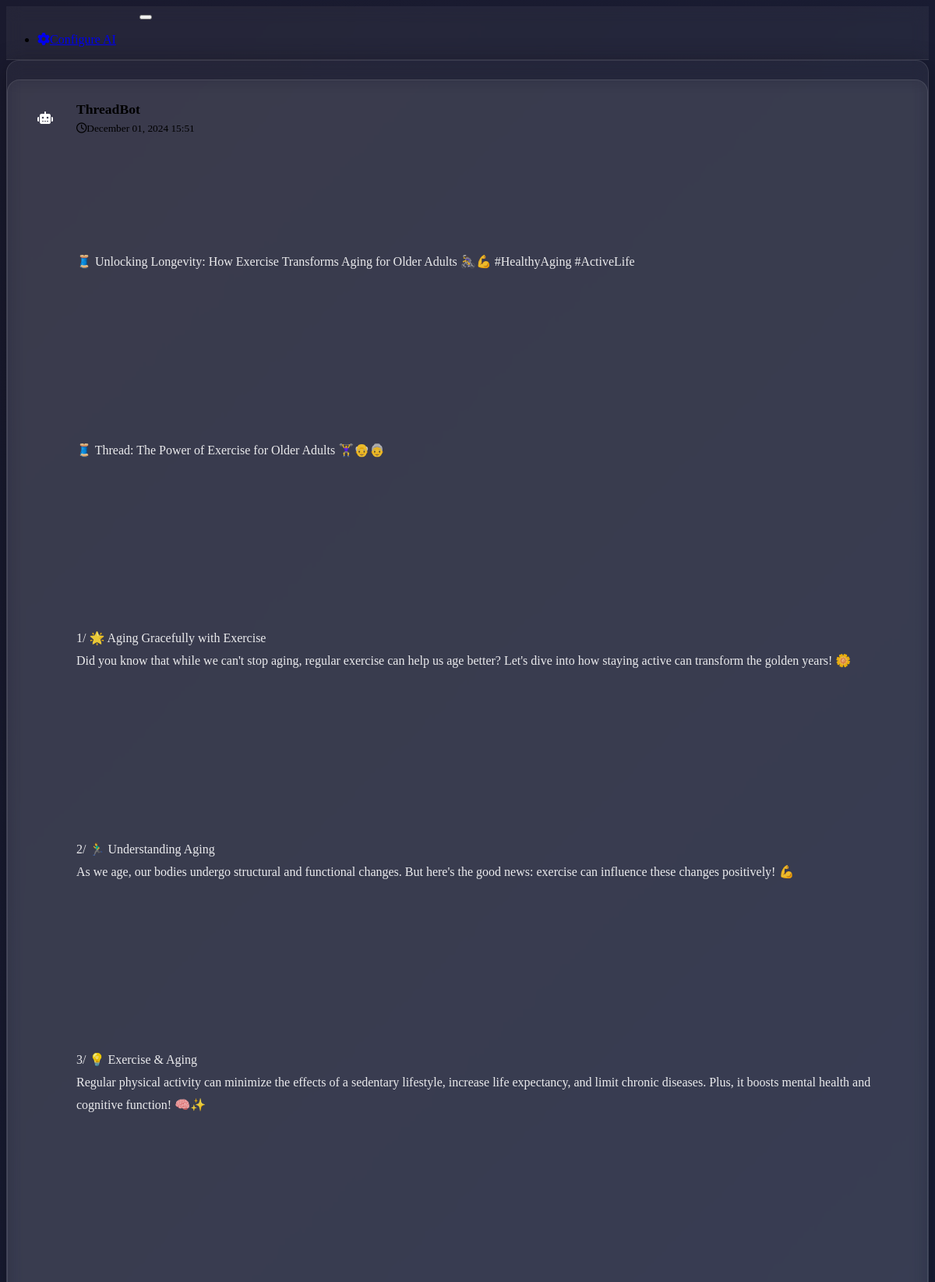
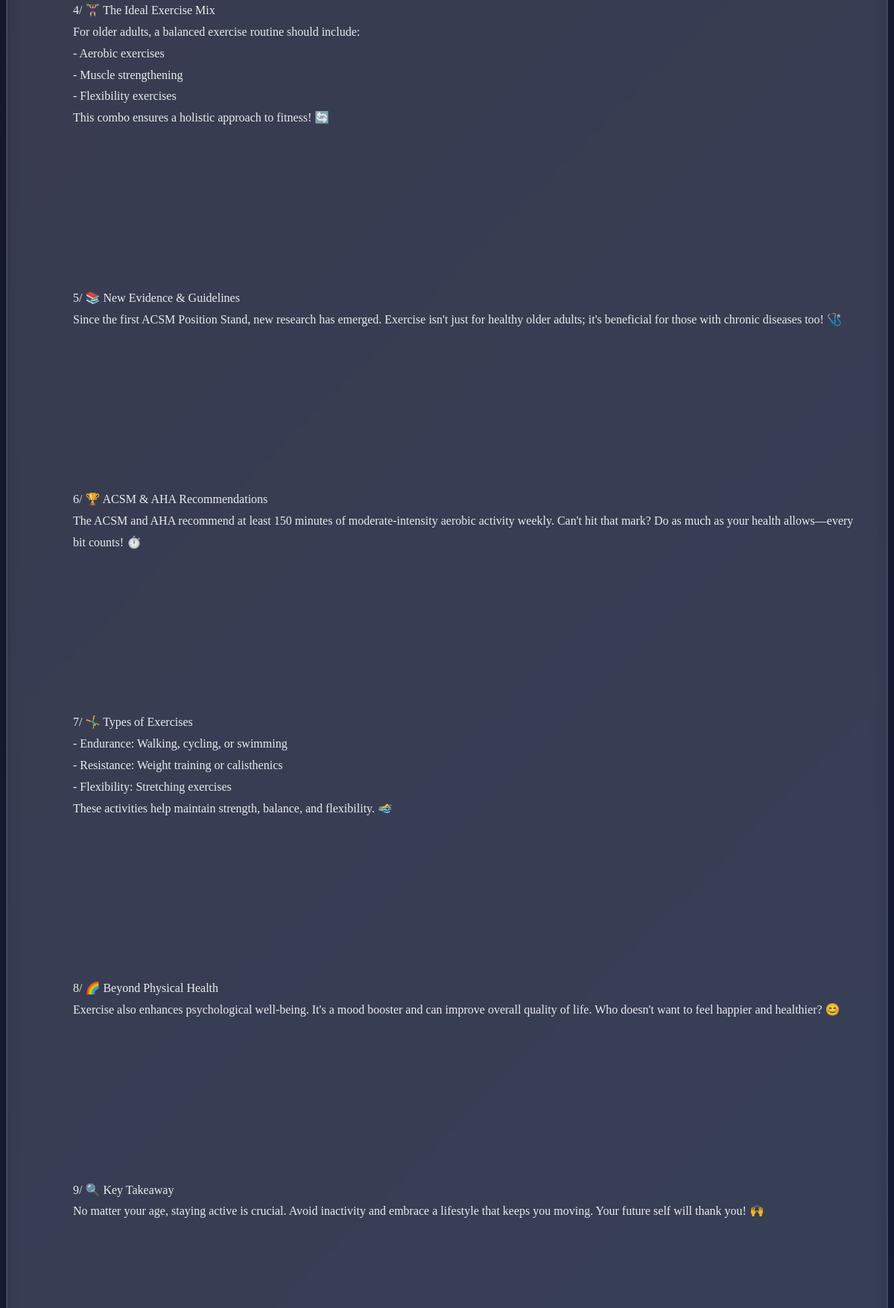
Page /thread/8 (upper part) on the committed database (2 pictures, top to bottom).
### models.py (models this page shows)
class ThreadPost(db.Model):
    id = db.Column(db.Integer, primary_key=True)
    thread_id = db.Column(db.Integer, db.ForeignKey('thread.id'), nullable=False)
    content = db.Column(db.Text, nullable=False)
    created_at = db.Column(db.DateTime, default=datetime.utcnow)

### app.py (the view)
@app.route('/thread/<int:thread_id>')
def view_thread(thread_id):
    thread = Thread.query.get_or_404(thread_id)
    return render_template('thread.html', thread=thread)

### templates/thread.html (shortened to what this page needs)
{% extends "base.html" %}
{% block content %}
<div class="row justify-content-center">
    <div class="col-md-8">
        <div class="card">
            <div class="card-body">
                <div class="thread-container">
                    {% for post in thread.posts %}
                    <div class="thread-post">
                        <div class="thread-post-header">
                            <div class="avatar">
                                <i class="fas fa-robot"></i>
                            </div>
                            <div class="post-meta">
                                <div class="username">ThreadBot</div>
                                <small class="text-muted">
                                    <i class="far fa-clock me-1"></i>{{ post.created_at.strftime('%B %d, %Y %H:%M') }}
                                </small>
                            </div>
                        </div>
                        <div class="post-content">
                            {% if loop.first %}
                                {% set cleaned_title = thread.title | replace('**', '') | replace('*', '') | replace('"', '') | trim %}
                                <p>🧵 {{ cleaned_title }}</p>
                            {% endif %}
                            {% for line in post.content.split('\n\n') %}
                                {% if line.strip() %}
                                    {% set cleaned_line = line | replace('**', '') | replace('*', '') | replace('"', '') | trim %}
                                    <p>{{ cleaned_line }}</p>
                                {% endif %}
                            {% endfor %}
                        </div>
                    </div>
                    {% endfor %}
                </div>
            </div>
        </div>
    </div>
</div>
{% endblock %}

### static/css/custom.css (style rules this page uses)
:root { --glass-bg: rgba(255, 255, 255, 0.05); --glass-border: rgba(255, 255, 255, 0.1); --glass-shadow: 0 8px 32px 0 rgba(0, 0, 0, 0.36); }
body { background: linear-gradient(135deg, #1a1a2e 0%, #16213e 100%); min-height: 100vh; }
.card { background: var(--glass-bg) !important; backdrop-filter: blur(10px); border: 1px solid var(--glass-border) !important; box-shadow: var(--glass-shadow); border-radius: 16px !important; }
.thread-container { padding: 1.5rem 0; }
.thread-post { position: relative; margin-bottom: 2rem; padding: 1.5rem; background: var(--glass-bg); backdrop-filter: blur(10px); border: 1px solid var(--glass-border); border-radius: 16px; transition: transform 0.3s ease, box-shadow 0.3s ease; }
.thread-post-header { display: flex; align-items: center; margin-bottom: 1rem; }
.avatar { width: 48px; height: 48px; border-radius: 50%; background: linear-gradient(135deg, var(--bs-primary) 0%, var(--bs-info) 100%); color: white; display: flex; align-items: center; justify-content: center; font-weight: bold; margin-right: 1rem; box-shadow: 0 4px 12px rgba(var(--bs-primary-rgb), 0.3); }
.post-meta { flex: 1; }
.username { font-weight: 600; font-size: 1.1rem; margin-bottom: 0.25rem; color: var(--bs-primary); }
.post-content { margin-left: 4rem; white-space: pre-wrap; line-height: 1.8; color: rgba(255, 255, 255, 0.9); }
.post-content p { margin-bottom: 1.5rem; }

### rows in the picture
ThreadPost: created_at "December 01, 2024 15:51", cleaned_title "Unlocking Longevity: How Exercise Transforms Aging for Older Adults 🚴‍♀️💪 #HealthyAging #ActiveLife", cleaned_line "🧵 Thread: The Power of Exercise for Older Adults 🏋️‍♀️👴👵" "1/ 🌟 Aging Gracefully with Exercise Did you know that while we can't stop aging, regular exercise can help us age better? Let's dive into how staying active can transform the golden years! 🌼" "2/ 🏃‍♂️ Understanding Aging As we age, our bodies undergo structural and functional changes. But here's the good news: exercise can influence these changes positively! 💪" "3/ 💡 Exercise & Aging Regular physical activity can minimize the effects of a sedentary lifestyle, increase life expectancy, and limit chronic diseases. Plus, it boosts mental health and cognitive function! 🧠✨" "4/ 🏋️‍♀️ The Ideal Exercise Mix For older adults, a balanced exercise routine should include: - Aerobic exercises - Muscle strengthening - Flexibility exercises This combo ensures a holistic approach to fitness! 🔄" "5/ 📚 New Evidence & Guidelines Since the first ACSM Position Stand, new research has emerged. Exercise isn't just for healthy older adults; it's beneficial for those with chronic diseases too! 🩺" "6/ 🏆 ACSM & AHA Recommendations The ACSM and AHA recommend at least 150 minutes of moderate-intensity aerobic activity weekly. Can't hit that mark? Do as much as your health allows—every bit counts! ⏱️" "7/ 🤸‍♂️ Types of Exercises - Endurance: Walking, cycling, or swimming - Resistance: Weight training or calisthenics - Flexibility: Stretching exercises These activities help maintain strength, balance, and flexibility. 🏊‍♀️" "8/ 🌈 Beyond Physical Health Exercise also enhances psychological well-being. It's a mood booster and can improve overall quality of life. Who doesn't want to feel happier and healthier? 😊" "9/ 🔍 Key Takeaway No matter your age, staying active is crucial. Avoid inactivity and embrace a lifestyle that keeps you moving. Your future self will thank you! 🙌"
